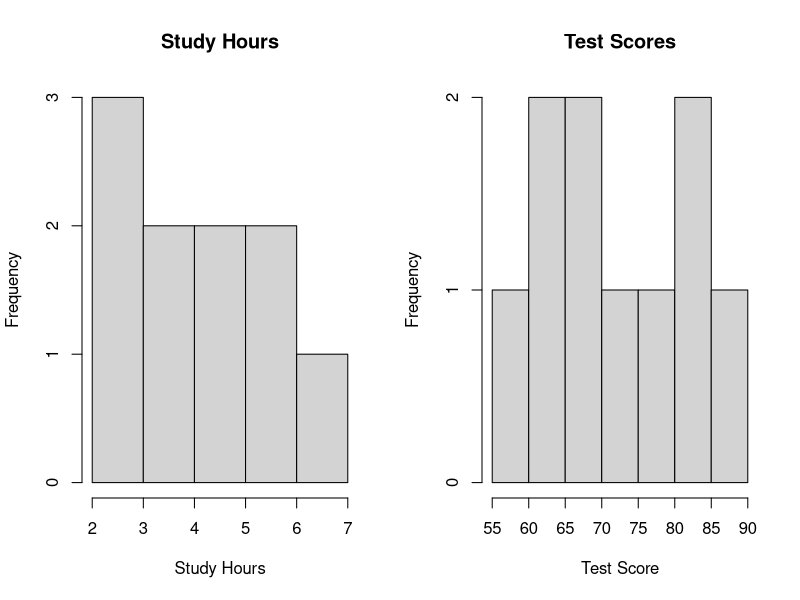
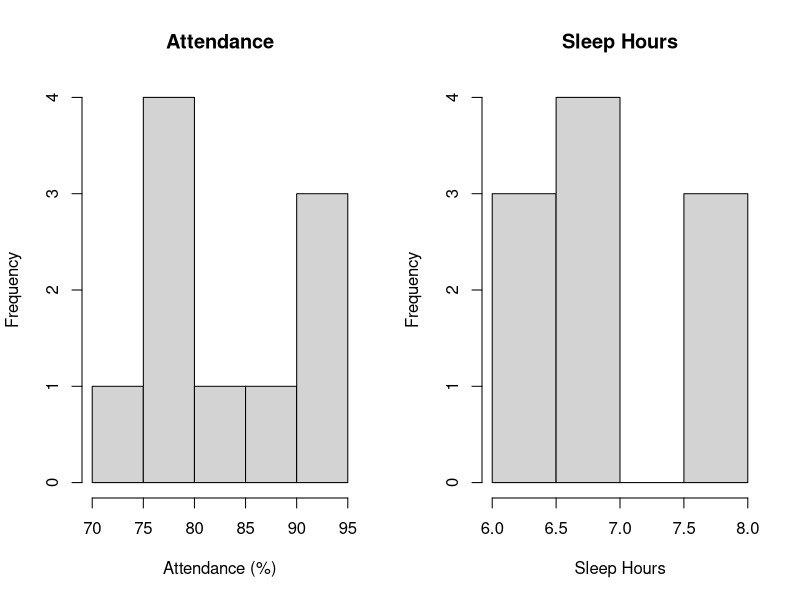
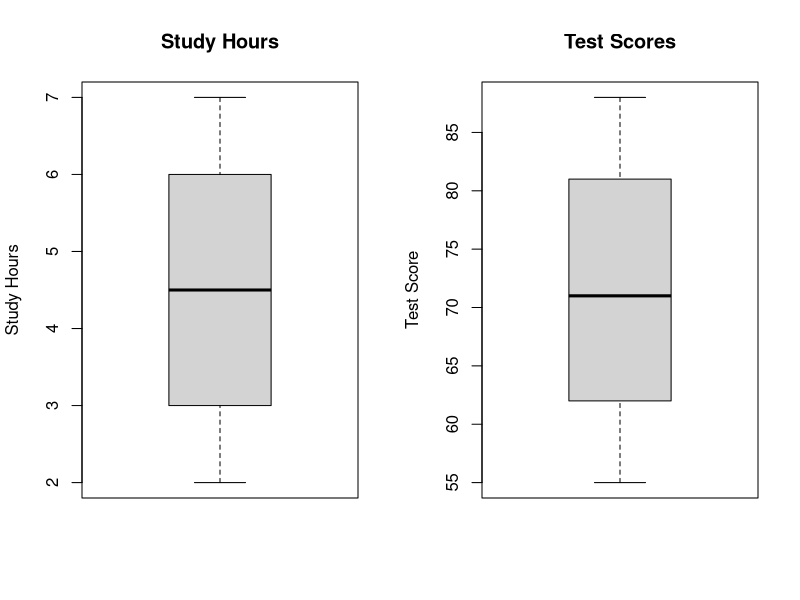
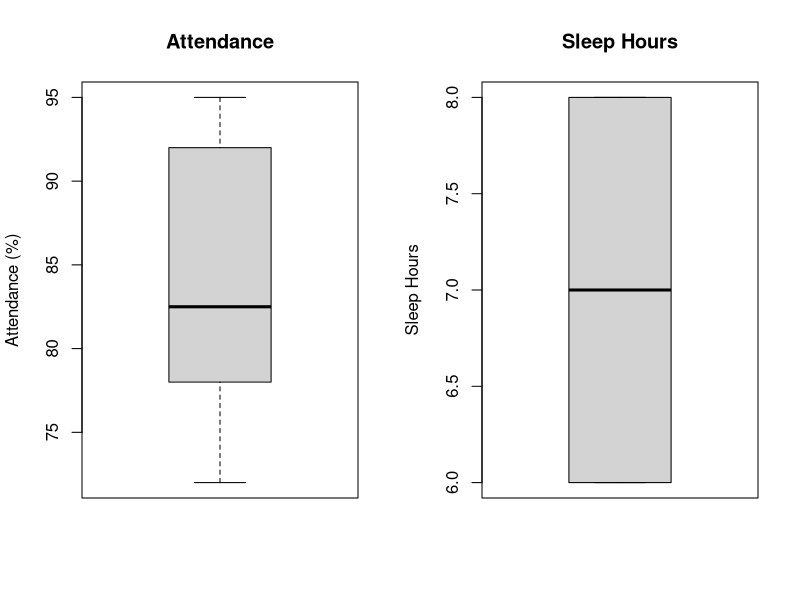
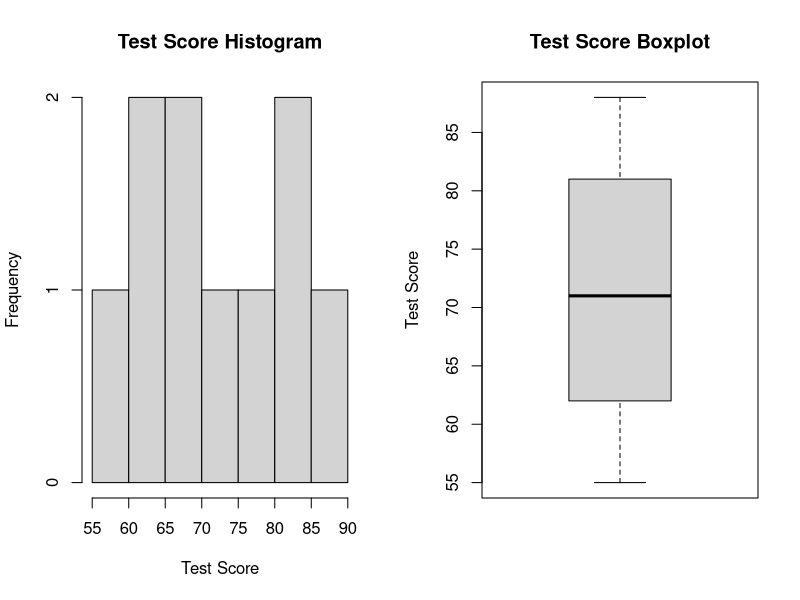
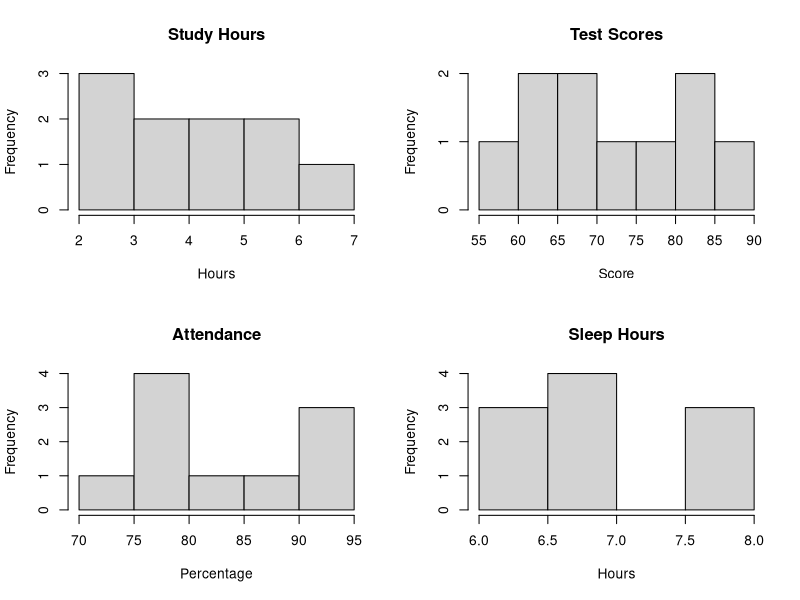

The R script that drew these images, in order:
# R SUMMARY STATISTICS ASSIGNMENT


# Q1. SUMMARY STATISTICS IN R

# Q1.1 What is the difference between mean, median, mode,
#      standard deviation and range?

# Answer:
# Mean is the average of all the values.
# Median is the middle value when the data is arranged in order.
# Mode is the value that appears most often.
# Standard deviation tells us how spread out the values are
# from the average.
# Range shows the difference between the smallest and largest value.


# Mean
mean(c(10, 20, 30))


# Median
median(c(10, 20, 30, 40, 50))


# Mode
# A simple one-line way to find the most common value:
print(names(sort(table(c(10, 20, 20, 30, 40)), decreasing = TRUE))[1])



# Standard deviation
sd(c(10, 20, 30, 40, 50))


# Range
range(c(10, 20, 30, 40, 50))


# Difference between maximum and minimum
diff(range(c(10, 20, 30, 40, 50)))


# ------------------------------------------------------------
# Q1.2 What is a histogram?
#
# Answer:
# A histogram is a graph used to show how numerical data is
# distributed. It uses bars to show how many values fall into
# different groups or intervals.
#
# In simple words, it helps us see where most of the data is.
# ------------------------------------------------------------


# ------------------------------------------------------------
# Q1.3 What is a boxplot?
#
# Answer:
# A boxplot is a graph that gives a quick summary of a dataset.
# It shows the median, the middle 50% of the data, and the
# minimum and maximum values. It can also help us notice
# possible unusual values or outliers.
# ------------------------------------------------------------


# ------------------------------------------------------------
# Q1.4 What is a stem-and-leaf plot?
#
# Answer:
# A stem-and-leaf plot is a simple way to display numerical data.
# It splits each number into a stem and a leaf while still
# keeping the original values visible.
#
# For example:
# 21, 23, 25, 31, 34
#
# can be shown as:
# 2 | 1 3 5
# 3 | 1 4
# ------------------------------------------------------------


# ------------------------------------------------------------
# Q1.5 What is the par() function?
#
# Answer:
# The par() function is used to control the layout of graphs
# in R. It can be used to put two or more graphs together in
# the same window.
#
# For example, par(mfrow = c(1, 2)) means:
# 1 row and 2 columns, so two graphs will appear side by side.
# ------------------------------------------------------------


# Example:
par(mfrow = c(1, 2))


# ------------------------------------------------------------
# Q1.6 What is the relationship between a histogram and boxplot?
#
# Answer:
# Both a histogram and a boxplot help us understand numerical data.
# A histogram shows the frequency and shape of the data in more detail.
# A boxplot gives a quick summary of the centre and spread of the data.
# Using both together gives us a better idea of the distribution.
# ------------------------------------------------------------


# ------------------------------------------------------------
# Q1.7 How do we calculate and use these functions in R?
#
# Answer:
# R has simple functions for most of these calculations.
#
# mean()   = finds the average
# median() = finds the middle value
# sd()     = finds standard deviation
# range()  = finds the smallest and largest values
# stem()   = creates a stem-and-leaf plot
# hist()   = creates a histogram
# boxplot()= creates a boxplot
# par()    = controls the layout of graphs
# ------------------------------------------------------------



# ============================================================
# Q2. CREATING AND ANALYSING MY OWN DATASET
# ============================================================

# My dataset contains information about 10 students.
# It has 5 columns:
#
# Student_ID  = ID number of the student
# Study_Hours = number of hours studied
# Test_Score  = score in the test
# Attendance  = attendance percentage
# Sleep_Hours = average hours of sleep


# ============================================================
# DATA TO SAVE AS my_dataset.txt
# ============================================================
#
# Copy the following into a text file named my_dataset.txt:
#
# Student_ID Study_Hours Test_Score Attendance Sleep_Hours
# 101 2 55 72 6
# 102 4 68 80 7
# 103 5 74 85 7
# 104 3 62 78 6
# 105 6 81 92 8
# 106 4 68 80 7
# 107 7 88 95 8
# 108 5 76 88 7
# 109 3 62 78 6
# 110 6 81 92 8


# ============================================================
# Q2(a). Import my_dataset.txt into R
# ============================================================

# Answer:
# I used read.table() because my dataset is a .txt file.
# header = TRUE tells R that the first row contains the column names.

my_data <- read.table("my_dataset.txt", header = TRUE)

# Display the dataset
my_data

# Check the structure of the dataset
str(my_data)

# Show the first few rows
head(my_data)


# ============================================================
# Q2(b). Summary statistics for my dataset
# ============================================================

# First, get a quick summary of the whole dataset:
summary(my_data)


# ------------------------------------------------------------
# Study Hours
# ------------------------------------------------------------

mean(my_data$Study_Hours)
median(my_data$Study_Hours)

# Mode - one line of code
names(sort(table(my_data$Study_Hours), decreasing = TRUE))[1]

sd(my_data$Study_Hours)
range(my_data$Study_Hours)
diff(range(my_data$Study_Hours))


# ------------------------------------------------------------
# Test Scores
# ------------------------------------------------------------

mean(my_data$Test_Score)
median(my_data$Test_Score)

# Mode - one line of code
names(sort(table(my_data$Test_Score), decreasing = TRUE))[1]

sd(my_data$Test_Score)
range(my_data$Test_Score)
diff(range(my_data$Test_Score))


# ------------------------------------------------------------
# Attendance
# ------------------------------------------------------------

mean(my_data$Attendance)
median(my_data$Attendance)

# Mode - one line of code
names(sort(table(my_data$Attendance), decreasing = TRUE))[1]

sd(my_data$Attendance)
range(my_data$Attendance)
diff(range(my_data$Attendance))


# ------------------------------------------------------------
# Sleep Hours
# ------------------------------------------------------------

mean(my_data$Sleep_Hours)
median(my_data$Sleep_Hours)

# Mode - one line of code
names(sort(table(my_data$Sleep_Hours), decreasing = TRUE))[1]

sd(my_data$Sleep_Hours)
range(my_data$Sleep_Hours)
diff(range(my_data$Sleep_Hours))



# Q: How do I create a histogram?
# A: I use the hist() function.

hist(my_data$Study_Hours,
     main = "Study Hours",
     xlab = "Study Hours",
     ylab = "Frequency")

hist(my_data$Test_Score,
     main = "Test Scores",
     xlab = "Test Score",
     ylab = "Frequency")

hist(my_data$Attendance,
     main = "Attendance",
     xlab = "Attendance (%)",
     ylab = "Frequency")

hist(my_data$Sleep_Hours,
     main = "Sleep Hours",
     xlab = "Sleep Hours",
     ylab = "Frequency")


# ============================================================
# BOXPLOTS
# ============================================================

# Q: How do I create a boxplot?
# A: I use the boxplot() function.

boxplot(my_data$Study_Hours,
        main = "Study Hours",
        ylab = "Study Hours")

boxplot(my_data$Test_Score,
        main = "Test Scores",
        ylab = "Test Score")

boxplot(my_data$Attendance,
        main = "Attendance",
        ylab = "Attendance (%)")

boxplot(my_data$Sleep_Hours,
        main = "Sleep Hours",
        ylab = "Sleep Hours")


# ============================================================
# STEM-AND-LEAF PLOTS
# ============================================================

# Q: How do I make a stem-and-leaf plot?
# A: I use the stem() function.

stem(my_data$Study_Hours)
stem(my_data$Test_Score)
stem(my_data$Attendance)
stem(my_data$Sleep_Hours)


# ============================================================
# Q2(c). Use par() to plot data next to each other
# ============================================================

# Answer:
# I can use par(mfrow = c(1, 2)) to place two plots side by side.

par(mfrow = c(1, 2))

hist(my_data$Test_Score,
     main = "Test Score Histogram",
     xlab = "Test Score",
     ylab = "Frequency")

boxplot(my_data$Test_Score,
        main = "Test Score Boxplot",
        ylab = "Test Score")

# Reset the graph layout
par(mfrow = c(1, 1))


# ============================================================
# EXTRA: FOUR PLOTS TOGETHER
# ============================================================

# par(mfrow = c(2, 2)) creates 2 rows and 2 columns.

par(mfrow = c(2, 2))

hist(my_data$Study_Hours,
     main = "Study Hours",
     xlab = "Hours")

hist(my_data$Test_Score,
     main = "Test Scores",
     xlab = "Score")

hist(my_data$Attendance,
     main = "Attendance",
     xlab = "Percentage")

hist(my_data$Sleep_Hours,
     main = "Sleep Hours",
     xlab = "Hours")

# Reset layout
par(mfrow = c(1, 1))
